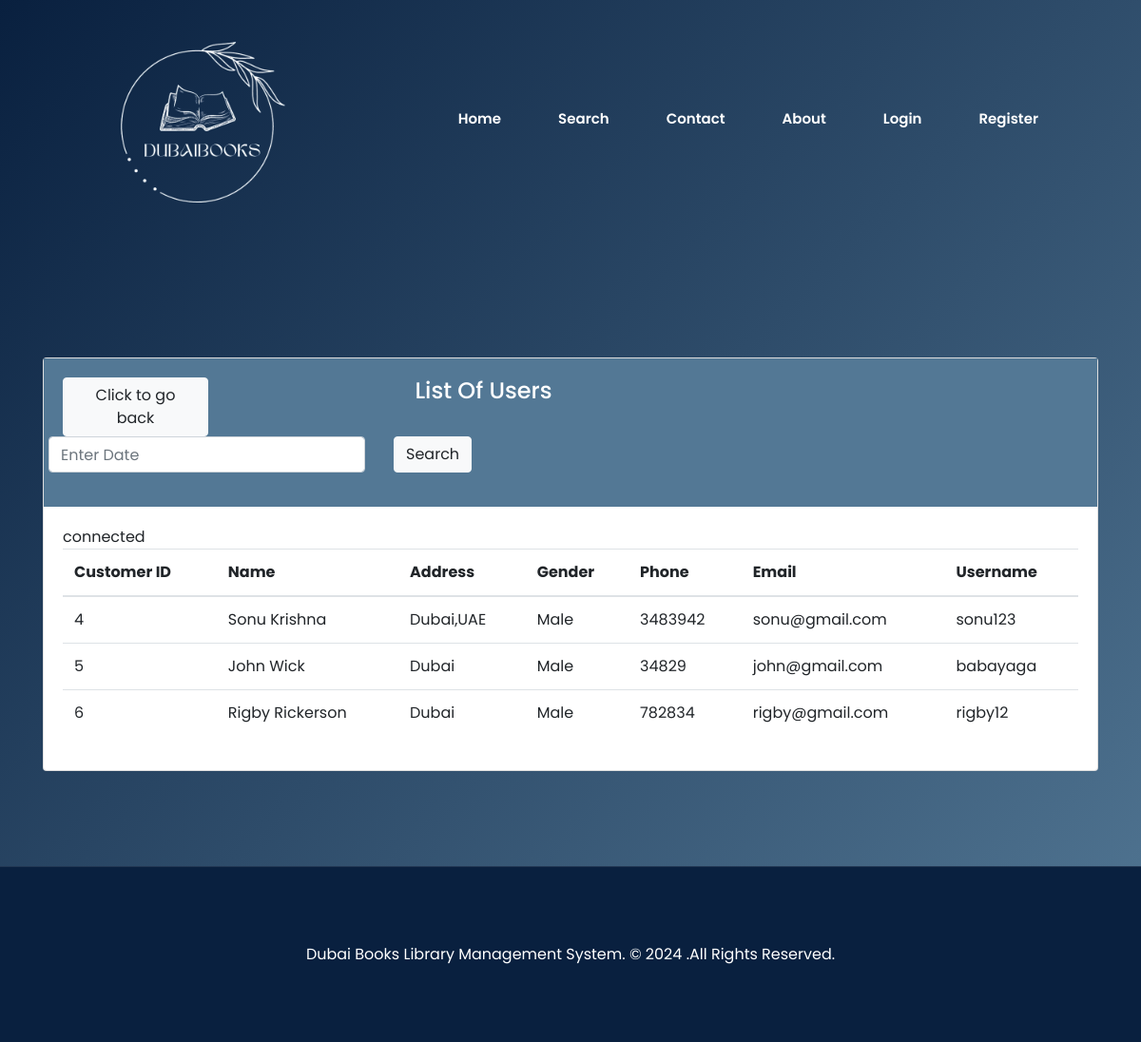
The app's page /AdminWW/php/viewusers.php with its own data.
### tables this page shows
CREATE TABLE `users` (
  `id` int(11) NOT NULL,
  `name` varchar(255) NOT NULL,
  `address` varchar(255) NOT NULL,
  `gender` varchar(255) NOT NULL,
  `phone_number` int(11) NOT NULL,
  `email` varchar(255) NOT NULL,
  `username` varchar(255) NOT NULL,
  `password` varchar(255) NOT NULL
);

### AdminWW/php/suppliers_process.php (the view, shortened to what this page needs)
<?php
function view_users(){
    require('cons.php');
    $sql = "SELECT * FROM users";
    $result = mysqli_query($conn, $sql);
    if(mysqli_num_rows($result) > 0){
        while ($row=mysqli_fetch_array($result)) {
            $id =  $row['id'];
            $name = $row['name'];
            $address = $row['address'];
            $gender = $row['gender'];
            $phone = $row['phone_number'];
            $email =  $row['email'];
            $username =  $row['username'];
            echo "<tr>
            <td>$id</td>
            <td>$name</td>
            <td>$address</td>
            <td>$gender</td>
            <td>$phone</td>
            <td>$email</td>
            <td>$username</td>
            </tr>";
        }
    } else {
        echo "<script>alert('The record cant be found')</script>";
        echo "<script>window.open('adminpanel.php', '_self')</script>";
    }
}
?>

### AdminWW/php/index_style.css (style rules this page uses)
* { padding: 0; margin: 0; box-sizing: border-box; font-family: 'Poppins', sans-serif; list-style: none; text-decoration: none; }
body { background: linear-gradient(135deg, #09203F, #537895); }

### AdminWW/php/viewusers.php (style rules this page uses)
body { background: linear-gradient(135deg, #09203F, #537895); }

### records on screen
users: id "4", name "Sonu Krishna", address "Dubai,UAE", gender "Male", phone_number "3483942", email "sonu@gmail.com", username "sonu123"
users: id "5", name "John Wick", address "Dubai", gender "Male", phone_number "34829", email "john@gmail.com", username "babayaga"
users: id "6", name "Rigby Rickerson", address "Dubai", gender "Male", phone_number "782834", email "rigby@gmail.com", username "rigby12"
